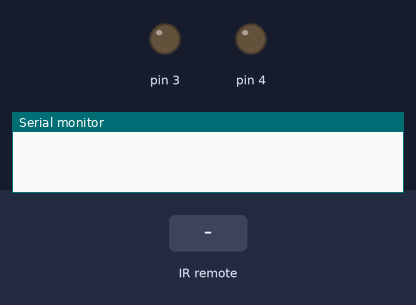
A sketch run on a simulated Arduino Uno, built with avr-gcc and run on an emulated ATmega328P. Shown: output pins drawn as LEDs (lit = HIGH), the last lines printed to the serial monitor. The inputs (shaded band) are chosen by the test bench.

Above: at 1.2 s.
1.3 s: infrared code 0x3D9AE3F7 received
At 1.9 s:
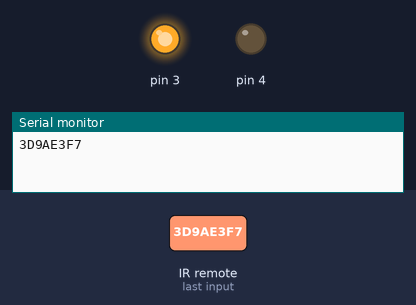
2.8 s: infrared code 0x1FF256EE received
At 3.1 s:
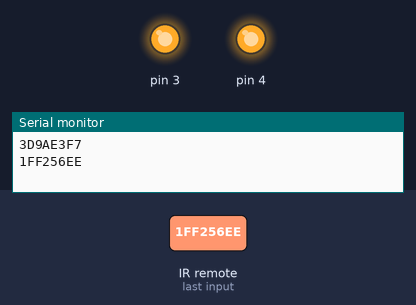
4.3 s: infrared code 0x9716BE3F received
At 5.4 s:
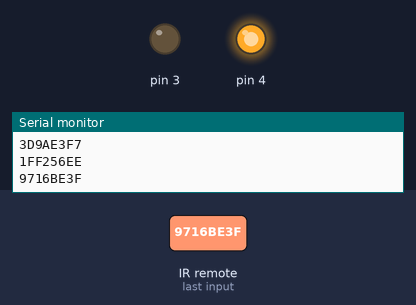
Timing chart, 0 to 7.3 s (numbered marks = the images above; inputs shaded):
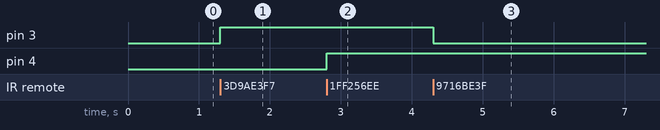

Measured:
- after the input at 1.3 s, pin 3: LOW → HIGH at once
- after the input at 2.8 s, pin 4: LOW → HIGH at once
- after the input at 4.3 s, pin 3: HIGH → LOW at once

The sketch:

IRBulb.ino
```cpp
#include <IRremote.h>
#include <IRremoteInt.h>


int RECV_PIN=11;

IRrecv irrecv(RECV_PIN);
decode_results results ;

void setup() {
  // put your setup code here, to run once:
  pinMode(3,OUTPUT);
pinMode(4,OUTPUT);
Serial.begin(9600);
irrecv.enableIRIn();
}

void loop() {
  // put your main code here, to run repeatedly:
if(irrecv.decode(&results))
{
  Serial.println(results.value, HEX);
 translateIR();
  irrecv.resume();
}
}
void translateIR()
{
  switch(results.value)
  {
    case 0x9716BE3F:
      digitalWrite(3,LOW);
    break;
     case 0x3D9AE3F7:
      digitalWrite(3,HIGH);
    break;
    case 0x77D7A320:
      digitalWrite(4,LOW);
    break;
    case 0x1FF256EE:
      digitalWrite(4,HIGH);
  }
}
```
